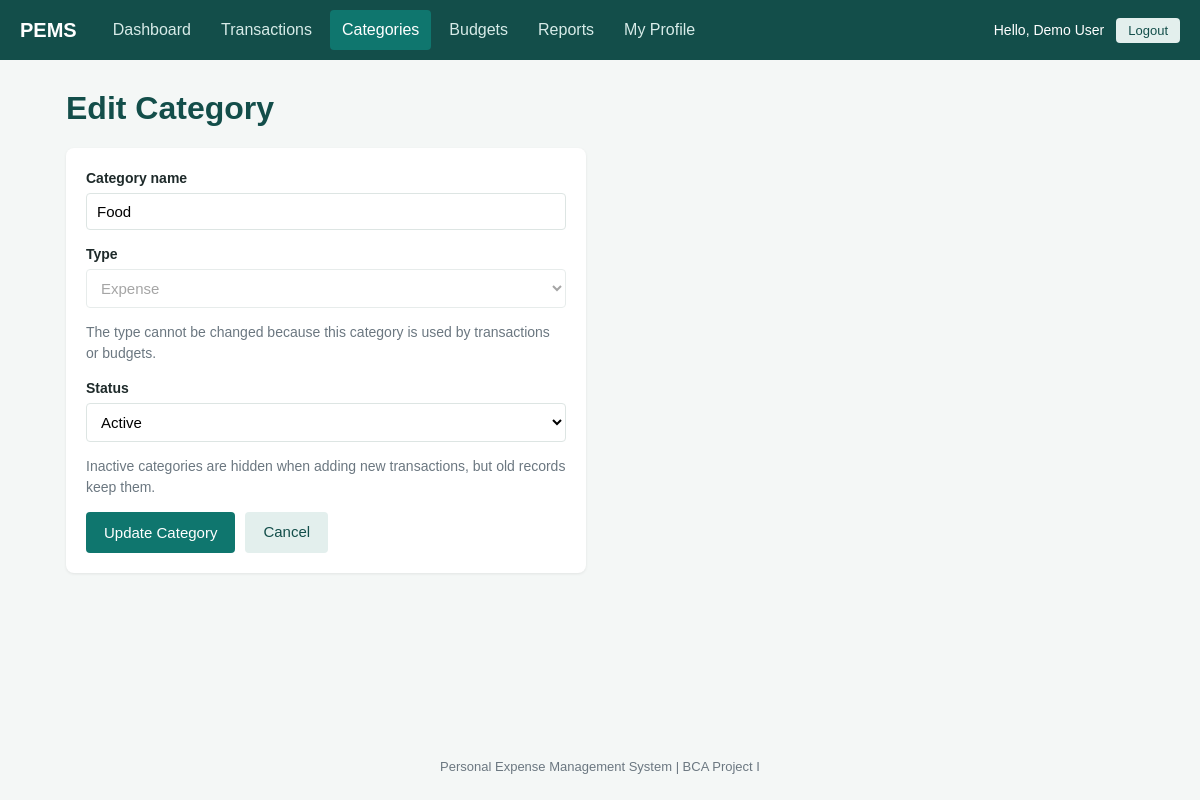
The page /categories/edit.php?id=1 (signed in) on the database its author committed.
### tables this page shows
CREATE TABLE IF NOT EXISTS categories (
    category_id    INT UNSIGNED NOT NULL AUTO_INCREMENT,
    user_id        INT UNSIGNED NOT NULL,
    category_name  VARCHAR(50) NOT NULL,
    category_type  ENUM('income','expense') NOT NULL DEFAULT 'expense',
    status         ENUM('active','inactive') NOT NULL DEFAULT 'active',
    PRIMARY KEY (category_id),
    UNIQUE KEY uq_category_per_user (user_id, category_name, category_type),
    CONSTRAINT fk_categories_user
        FOREIGN KEY (user_id) REFERENCES users (user_id)
        ON DELETE CASCADE                           
);

### includes/functions.php (called while the page is built, shortened)
<?php
function get_text(string $key): string
{
    return (isset($_GET[$key]) && is_string($_GET[$key])) ? trim($_GET[$key]) : '';
}
function read_id($value): int
{
    $id = filter_var($value, FILTER_VALIDATE_INT);
    return ($id !== false && $id > 0) ? $id : 0;
}
function e($value): string
{
    return htmlspecialchars((string) $value, ENT_QUOTES, 'UTF-8');
}
function current_user_id(): int
{
    return (int) ($_SESSION['user_id'] ?? 0);
}

### includes/category_functions.php (called while the page is built, shortened)
<?php
function get_user_category(PDO $pdo, int $categoryId, int $userId)
{
    $stmt = $pdo->prepare(
        'SELECT c.category_id, c.category_name, c.category_type, c.status,
                (SELECT COUNT(*) FROM transactions t WHERE t.category_id = c.category_id AND t.user_id = c.user_id) AS transaction_count,
                (SELECT COUNT(*) FROM budgets b       WHERE b.category_id = c.category_id AND b.user_id = c.user_id) AS budget_count
         FROM categories c
         WHERE c.category_id = ? AND c.user_id = ?'
    );
    $stmt->execute([$categoryId, $userId]);
    return $stmt->fetch();
}

### categories/edit.php (the view, shortened to what this page needs)
<?php
require_once __DIR__ . '/../includes/auth_check.php';
require_once __DIR__ . '/../includes/category_functions.php';
$userId     = current_user_id();
$categoryId = read_id(get_text('id'));
$category = $categoryId ? get_user_category($pdo, $categoryId, $userId) : false;
$inUse  = ($category['transaction_count'] > 0 || $category['budget_count'] > 0);
$name   = $category['category_name'];
$type   = $category['category_type'];
$status = $category['status'];
require __DIR__ . '/../includes/header.php';
?>
<h1>Edit Category</h1>
<div class="card form-card">
    <form method="post" action="">
        <div class="form-group">
            <label for="category_name">Category name</label>
            <input type="text" id="category_name" name="category_name" value="<?php echo e($name); ?>" required maxlength="50">
        </div>
        <div class="form-group">
            <label for="category_type">Type</label>
            <select id="category_type" name="category_type" <?php echo $inUse ? 'disabled' : ''; ?>>
                <option value="expense" <?php echo $type === 'expense' ? 'selected' : ''; ?>>Expense</option>
            </select>
            <?php if ($inUse): ?>
                <p class="muted">The type cannot be changed because this category is used by transactions or budgets.</p>
            <?php endif; ?>
        </div>
        <div class="form-group">
            <label for="status">Status</label>
            <select id="status" name="status">
                <option value="active"   <?php echo $status === 'active'   ? 'selected' : ''; ?>>Active</option>
            </select>
            <p class="muted">Inactive categories are hidden when adding new transactions, but old records keep them.</p>
        </div>
        <div class="form-actions">
            <button type="submit" class="btn btn-primary">Update Category</button>
            <a class="btn btn-light" href="<?php echo BASE_URL; ?>/categories/index.php">Cancel</a>
        </div>
    </form>
</div>
<?php require __DIR__ . '/../includes/footer.php'; ?>

### assets/css/style.css (style rules this page uses)
:root { --primary: #0f766e; --primary-dark: #134e4a; --bg: #f4f7f6; --card: #ffffff; --text: #1e2a2a; --muted: #6b7780; --border: #dde5e3; --danger: #b4543a; --success: #2f7d4f; --income: #2f7d4f; --expense: #b4543a; }
* { box-sizing: border-box; }
body { margin: 0; min-height: 100vh; display: flex; flex-direction: column; font-family: Arial, Helvetica, sans-serif; background: var(--bg); color: var(--text); line-height: 1.5; }
h1 { color: var(--primary-dark); margin: 0 0 16px; }
a { color: var(--primary); }
.muted { color: var(--muted); font-size: 14px; }
.card { background: var(--card); border-radius: 8px; padding: 20px; margin-bottom: 16px; box-shadow: 0 1px 3px rgba(0, 0, 0, 0.08); }
.form-group { margin-bottom: 14px; }
label { display: block; font-weight: bold; margin-bottom: 4px; font-size: 14px; }
input[type="text"], input[type="email"], input[type="password"], input[type="number"], input[type="date"], select, textarea { width: 100%; padding: 9px 10px; border: 1px solid var(--border); border-radius: 4px; font-size: 15px; background: #fff; }
.btn { display: inline-block; padding: 9px 18px; border: none; border-radius: 4px; font-size: 15px; cursor: pointer; text-decoration: none; }
.btn-primary { background: var(--primary); color: #fff; }
.btn-light { background: #e3efed; color: var(--primary-dark); }
.form-card { max-width: 520px; }
.form-actions { display: flex; gap: 10px; margin-top: 8px; }

### rows shown on the page
categories: category_name "Food", category_type "Expense", status "Active"

### other values the page prints
$_SESSION['full_name'] "Demo User"
